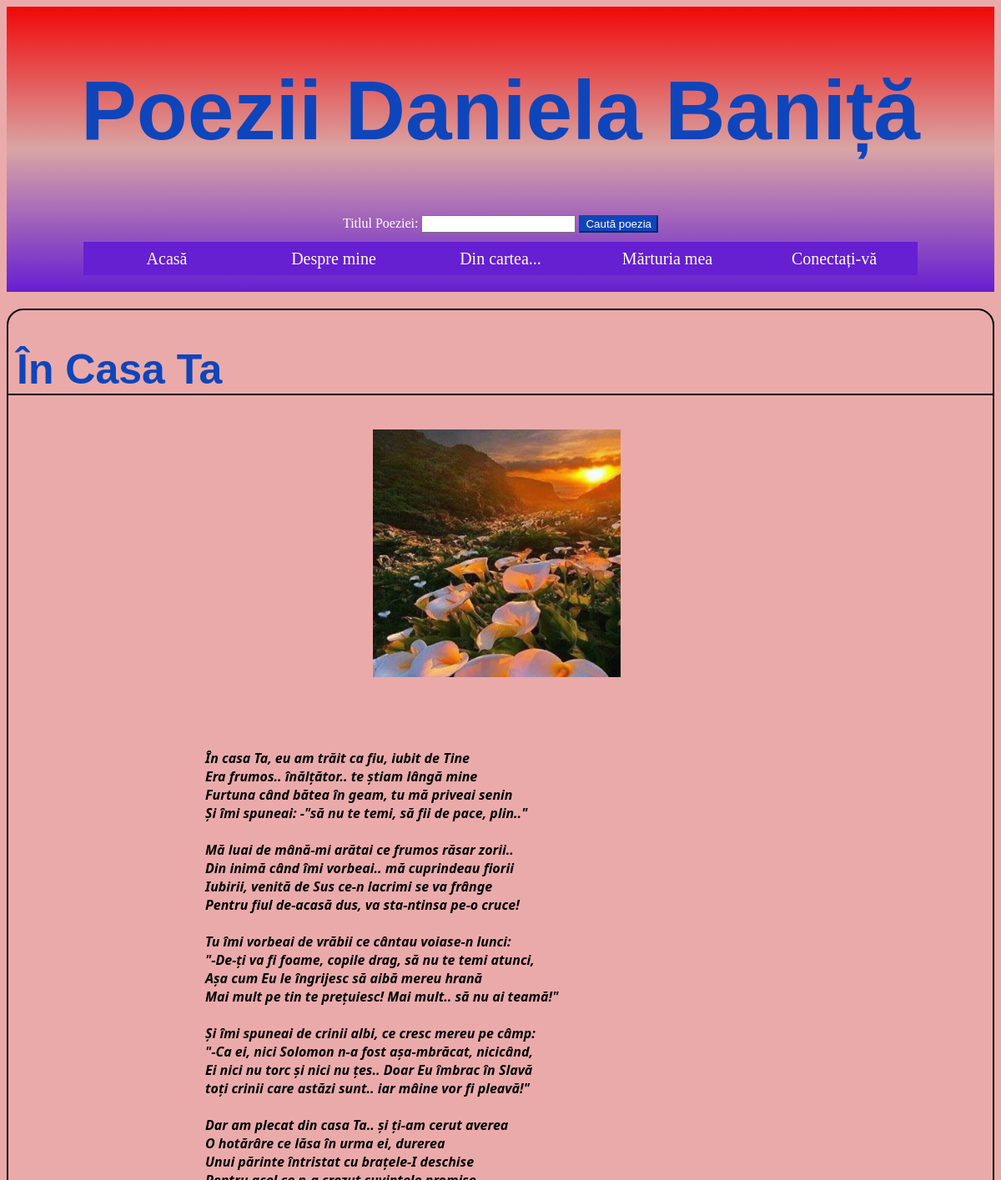
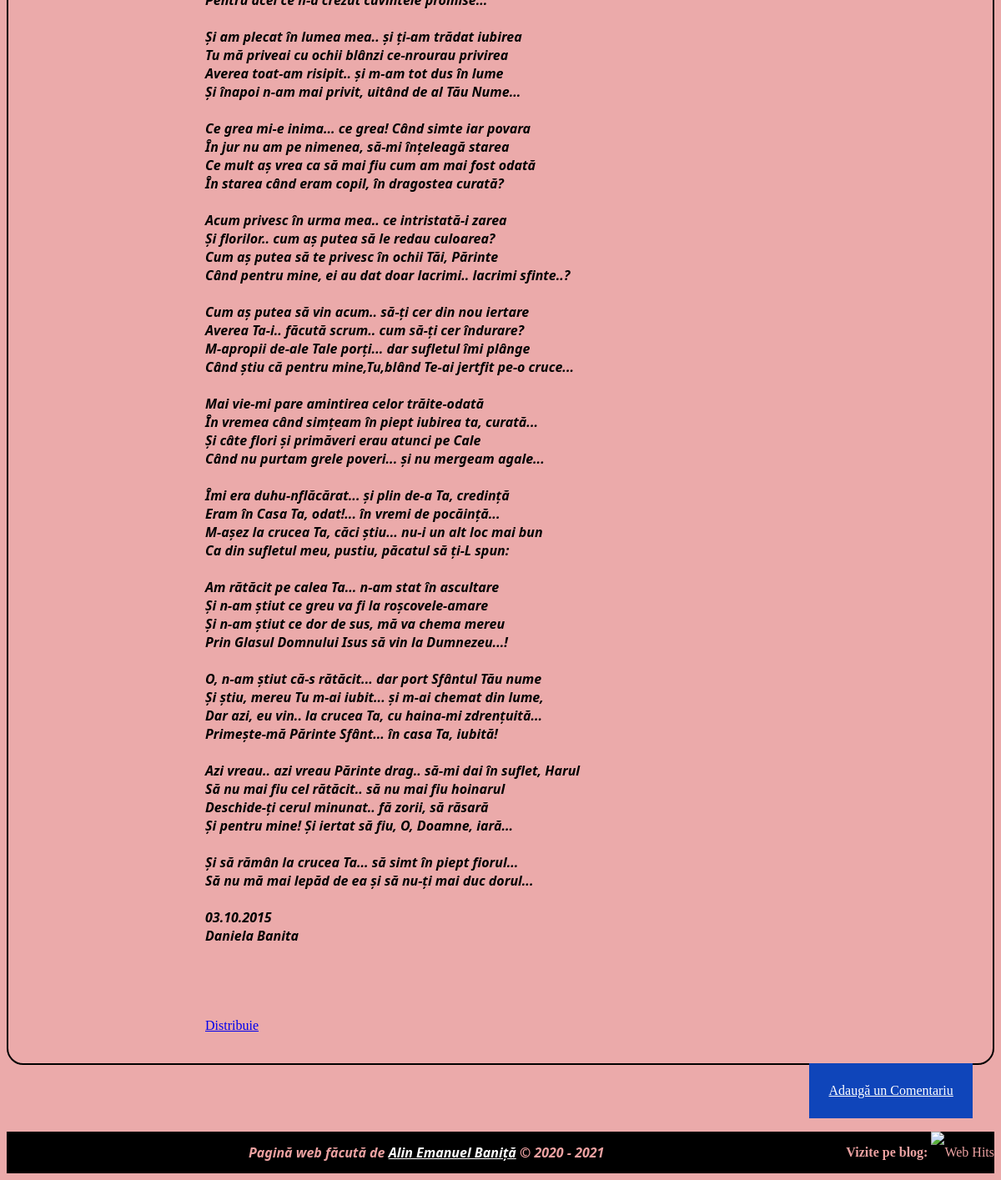
The page /poem.php?id=32 on the database its author committed (2 pictures, top to bottom).
### tables this page shows
CREATE TABLE IF NOT EXISTS `poezie` (
  `id` int(11) NOT NULL AUTO_INCREMENT,
  `titlu` varchar(255) NOT NULL,
  `idCarte` int(11) NOT NULL,
  `poza` varchar(255) DEFAULT NULL,
  `continut` longtext,
  `dataAdaugare` date DEFAULT NULL,
  PRIMARY KEY (`id`,`idCarte`) USING BTREE
);

### assets/includes/gestorBD.php (called while the page is built, shortened)
<?php
    function getPoemID($conexion, $id)
    {
        $sql = "select * from poezie where id = '$id'";
        $resultat = mysqli_query($conexion, $sql);
        $result = mysqli_fetch_assoc($resultat);
        return $result;
    }
?>

### poem.php (the view, shortened to what this page needs)
<?php
    require_once 'assets/includes/cabecera.php';
?>
     <div>
                        <?php
                            $id = $_GET['id'];
                            $poezie = getPoemID($db, $id);
                            $titlu = $poezie['titlu'];
                        ?>
                        <h1><?= $titlu ?></h1>
                        <?php
                            if($poezie['poza'] != ''):
                        ?>
                                <div id="pozaRel">
                                    <img src="<?= $poezie['poza'] ?>" alt="" height="40%" width="40%" />
                                </div>
                            <?php endif; ?>
                        <div>
                            <p id="versuri">
                                <?= "\r\n".$poezie['continut']; ?>
                            </p>
                            <div id="versuri">
<div class="fb-share-button" data-href="http://blog-poezii-danab.rf.gd/poem.php?id=<?=$id?>" data-layout="button" data-size="large"><a target="_blank" href="https://www.facebook.com/sharer/sharer.php?u=http%3A%2F%2Fblog-poezii-danab.rf.gd%2Fpoezie.php%3Fid&amp;src=sdkpreparse" class="fb-xfbml-parse-ignore">Distribuie</a></div>
                             </div>
                        </div>
                        <?php if(!isset($_SESSION['user'])): ?>
                                <a href="addComment.php?idCarte=<?=$poezie['idCarte']?>&id=<?=$id;?>" class="buton-albastru">Adaugă un Comentariu</a>
                        <?php endif; ?>
                    </div>
<?php
    require_once 'assets/includes/pie.php';
?>

### assets/css/style.css (style rules this page uses)
body { background-color: #EBAAAA; }
#principal h1 { font-size: 50px; letter-spacing: 1.3; font-family: Impact, Haettenschweiler, 'Arial Narrow Bold', sans-serif; color: #0F45BA; padding-left: 10px; border-bottom: 2px solid black; }
#pozaRel { padding-left: 37%; }
div p { white-space: pre-line; font-weight: 700; font-family: 'Segoe UI', Tahoma, Geneva, Verdana, sans-serif; font-style: oblique; }
#versuri { white-space: pre-wrap; padding-left: 20%; padding-right: 20%; }
.buton-albastru { background-color: #0F45BA; border-color: #0F45BA; color: white; padding: 2%; float: right; margin-right: 2%; }

### assets/css/responsive.css (style rules this page uses)
body { background-color: red; }

### rows shown on the page
poezie: titlu "În Casa Ta", poza (picture), continut "În casa Ta, eu am trăit ca fiu, iubit de Tine Era frumos.. înălţător.. te ştiam lângă mine Furtuna când bătea în geam, tu mă priveai senin Şi îmi spuneai: -\"să nu te temi, să fii de pace, plin..\" Mă luai de mână-mi arătai ce frumos răsar zorii.. Din inimă când îmi vorbeai.. mă cuprindeau fiorii Iubirii, venită de Sus ce-n lacrimi se va frânge Pentru fiul de-acasă dus, va sta-ntinsa pe-o cruce! Tu îmi vorbeai de vrăbii ce cântau voiase-n lunci: \"-De-ţi va fi foame, copile drag, să nu te temi atunci, Aşa cum Eu le îngrijesc să aibă mereu hrană Mai mult pe tin te preţuiesc! Mai mult.. să nu ai teamă!\" Şi îmi spuneai de crinii albi, ce cresc mereu pe câmp: \"-Ca ei, nici Solomon n-a fost…"
